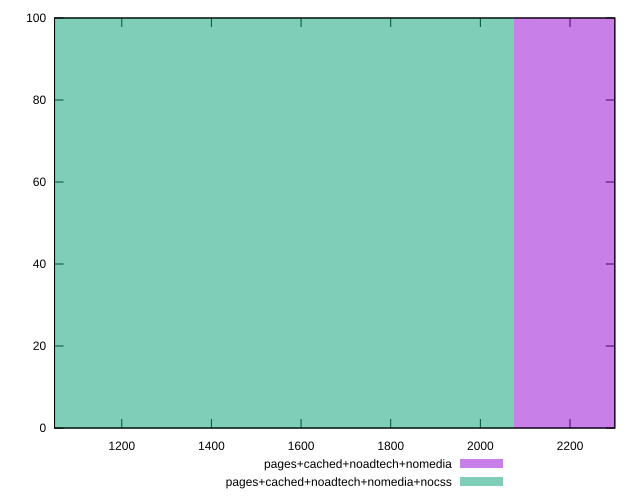

This figure's gnuplot source:
reset

$pagesCachedNoadtechNomedia <<EOF
2765.8277566403985 100
EOF

$pagesCachedNoadtechNomediaNocss <<EOF
1382.9138783201993 100
EOF

set key outside below
set boxwidth 1382.9138783201993
set xrange [1050:2300]
set yrange [0:100]
set trange [0:100]
set style fill transparent solid 0.5 noborder
set terminal svg size 640, 500 enhanced background rgb 'white'
set output "report_00018_2021-02-10T15-25-16.877Z/unused-javascript/comparison/histogram/3_vs_4.svg"

plot $pagesCachedNoadtechNomedia title "pages+cached+noadtech+nomedia" with boxes, \
     $pagesCachedNoadtechNomediaNocss title "pages+cached+noadtech+nomedia+nocss" with boxes

reset
